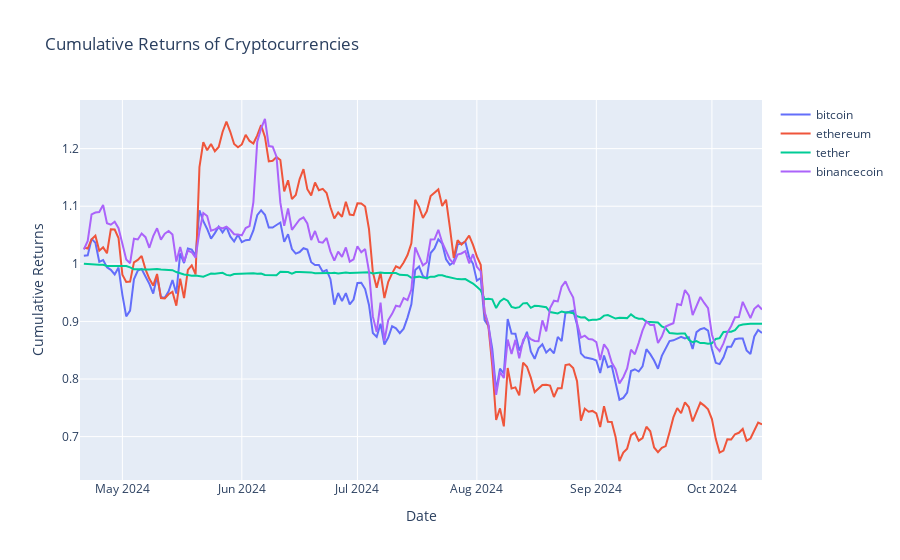

Notebook cell for this chart:
### Markdown cell above
**Return Analysis**
- it evaluates how much profit or loss an investment generates over a specific period

### Code cell
#calculate daily returns and cumulative returns
returns = pivoted_coin.pct_change()
cumulative_returns = (1 + returns).cumprod()

fig = go.Figure()

for coin in ['bitcoin', 'ethereum', 'tether', 'binancecoin']:
    fig.add_trace(go.Scatter(
        x=cumulative_returns.index,
        y=cumulative_returns[coin], mode='lines', name=coin
    ))

fig.update_layout(title='Cumulative Returns of Cryptocurrencies', xaxis_title='Date', yaxis_title='Cumulative Returns')
fig.show()

### Figure 1 — Plotly figure (JSON) as saved in the notebook; plotly's stock layout.template omitted (floating-point values rounded to 4 significant figures; data arrays with more than 128 entries replaced by an {"elided": "..."} marker saying what was removed)
{"data": [{"mode": "lines", "name": "bitcoin", "type": "scatter", "x": {"elided": "178 str values"}, "y": {"elided": "178 float values"}}, {"mode": "lines", "name": "ethereum", "type": "scatter", "x": {"elided": "178 str values"}, "y": {"elided": "178 float values"}}, {"mode": "lines", "name": "tether", "type": "scatter", "x": {"elided": "178 str values"}, "y": {"elided": "178 float values"}}, {"mode": "lines", "name": "binancecoin", "type": "scatter", "x": {"elided": "178 str values"}, "y": {"elided": "178 float values"}}], "layout": {"title": {"text": "Cumulative Returns of Cryptocurrencies"}, "xaxis": {"title": {"text": "Date"}}, "yaxis": {"title": {"text": "Cumulative Returns"}}}}
